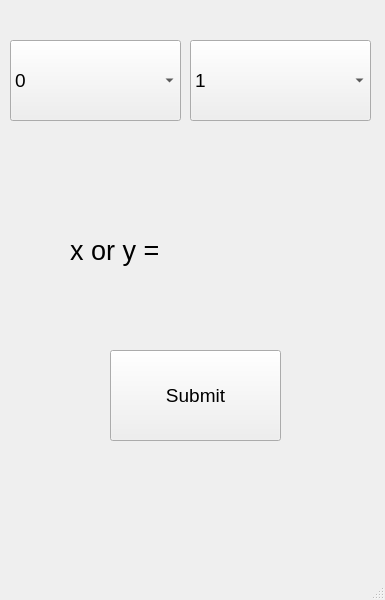
<?xml version="1.0" encoding="UTF-8"?>
<ui version="4.0">
 <class>MainWindow</class>
 <widget class="QMainWindow" name="MainWindow">
  <property name="geometry">
   <rect>
    <x>0</x>
    <y>0</y>
    <width>385</width>
    <height>600</height>
   </rect>
  </property>
  <property name="windowTitle">
   <string>MainWindow</string>
  </property>
  <widget class="QWidget" name="centralwidget">
   <widget class="QComboBox" name="comboBox">
    <property name="geometry">
     <rect>
      <x>10</x>
      <y>40</y>
      <width>171</width>
      <height>81</height>
     </rect>
    </property>
    <property name="font">
     <font>
      <pointsize>14</pointsize>
     </font>
    </property>
    <item>
     <property name="text">
      <string>0</string>
     </property>
    </item>
    <item>
     <property name="text">
      <string>1</string>
     </property>
    </item>
   </widget>
   <widget class="QComboBox" name="comboBox_2">
    <property name="geometry">
     <rect>
      <x>190</x>
      <y>40</y>
      <width>181</width>
      <height>81</height>
     </rect>
    </property>
    <property name="font">
     <font>
      <pointsize>14</pointsize>
     </font>
    </property>
    <item>
     <property name="text">
      <string>1</string>
     </property>
    </item>
    <item>
     <property name="text">
      <string>0</string>
     </property>
    </item>
   </widget>
   <widget class="QPushButton" name="Submit">
    <property name="geometry">
     <rect>
      <x>110</x>
      <y>350</y>
      <width>171</width>
      <height>91</height>
     </rect>
    </property>
    <property name="font">
     <font>
      <pointsize>14</pointsize>
     </font>
    </property>
    <property name="text">
     <string>Submit</string>
    </property>
   </widget>
   <widget class="QLabel" name="label">
    <property name="geometry">
     <rect>
      <x>70</x>
      <y>180</y>
      <width>201</width>
      <height>141</height>
     </rect>
    </property>
    <property name="font">
     <font>
      <pointsize>20</pointsize>
     </font>
    </property>
    <property name="text">
     <string>x or y =</string>
    </property>
   </widget>
  </widget>
  <widget class="QMenuBar" name="menubar">
   <property name="geometry">
    <rect>
     <x>0</x>
     <y>0</y>
     <width>385</width>
     <height>26</height>
    </rect>
   </property>
  </widget>
  <widget class="QStatusBar" name="statusbar"/>
 </widget>
 <resources/>
 <connections/>
</ui>
